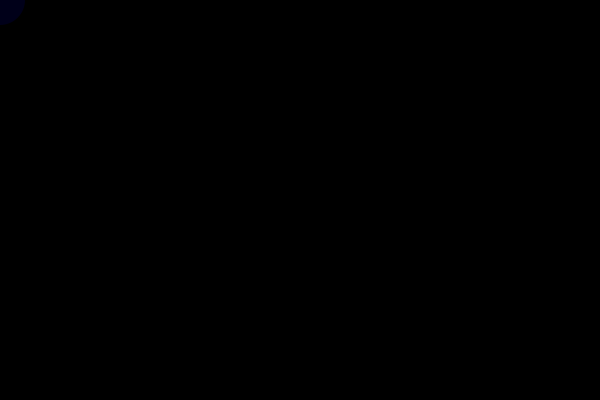
Frame 1 (no input)
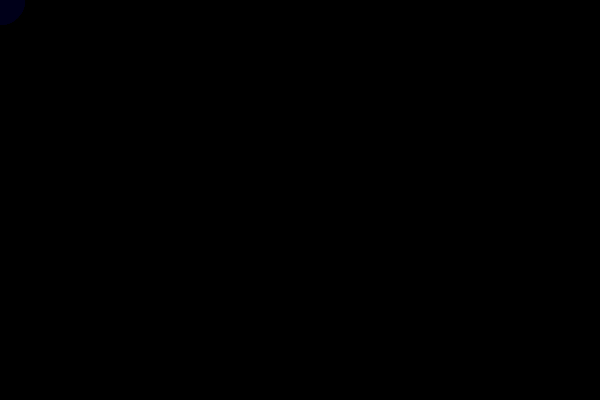
Frame 60 (the mouse pressed at the canvas centre just before this capture)
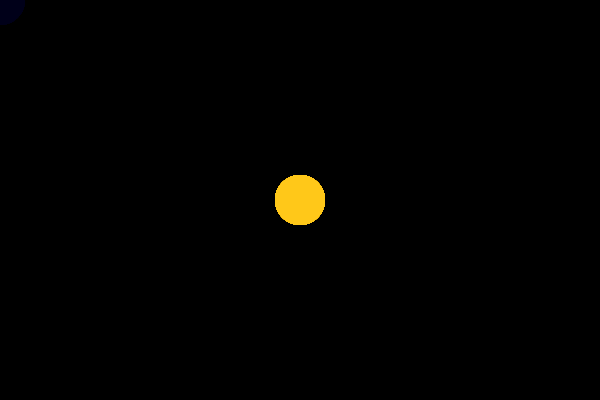
Frame 120 (the mouse held since frame 60 and released just before this capture)

The Processing sketch that drew these frames (run headless with seeded random() and noise(); from frame 60 on, the mouse is pressed at the canvas centre):

// Processing sketch: basic_rectangle
// ── basic_rectangle.pde
// Matt Halliday 19/09/17
// A program that will create a shape of my choice (static shape)
// Program could be use for creating a basic mosaic

// Function (Runs just once. Sets the size of canvas)
void setup() {
  size(600,400);
  background(0,0,0);  
}


// Function (Loops. Draws the rectangle at the following x=200 y=300.)
void draw() {

  stroke(mouseX, mouseY);
  fill(mouseX, mouseY, 25,300);
  ellipse(mouseX, mouseY,50,50);
  //ellipse(50,270,50,50);
  //triangle(30,75,58,20,86,75);
  println(mouseX," ",mouseY);
  
}
